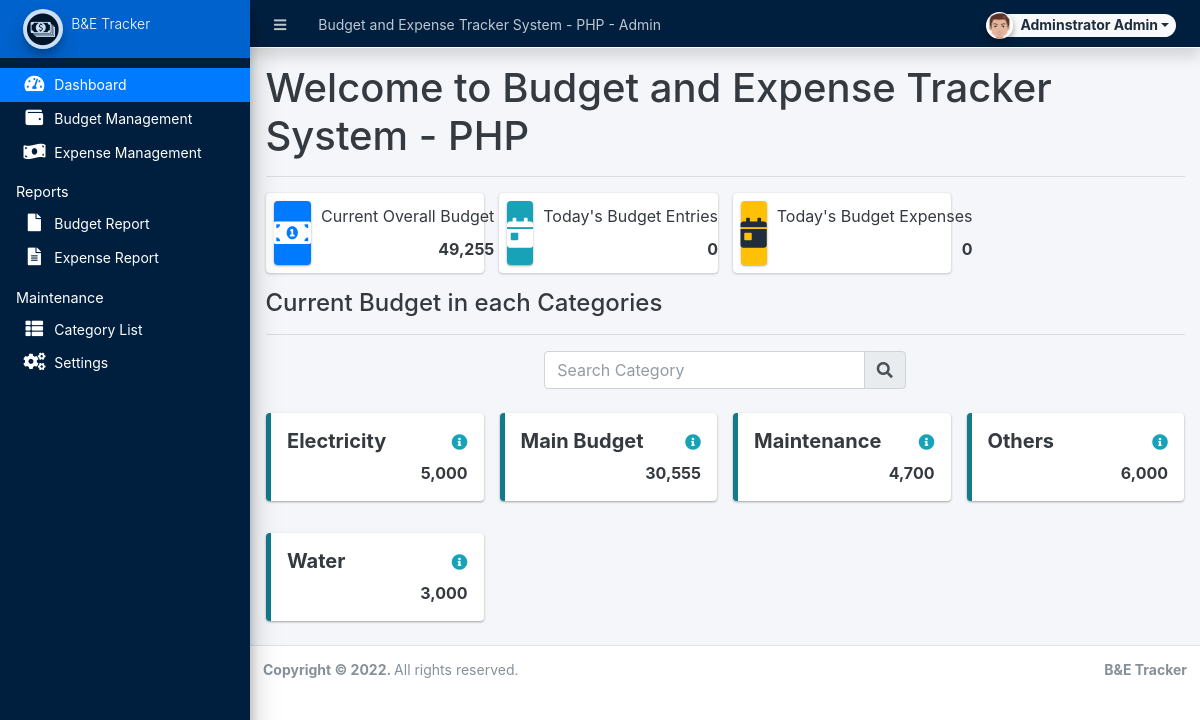
/admin/index.php (signed in), run on the app's committed database.
### tables this page shows
CREATE TABLE `categories` (
  `id` int(30) NOT NULL,
  `category` varchar(250) NOT NULL,
  `description` text DEFAULT NULL,
  `status` tinyint(1) NOT NULL DEFAULT 1,
  `balance` float NOT NULL DEFAULT 0,
  `date_created` datetime NOT NULL DEFAULT current_timestamp(),
  `date_updated` datetime DEFAULT NULL ON UPDATE current_timestamp()
);

### classes/DBConnection.php (called while the page is built, shortened)
<?php
class DBConnection{
    private $host = DB_SERVER;
    private $username = DB_USERNAME;
    private $password = DB_PASSWORD;
    private $database = DB_NAME;
    public $conn;
    public function __construct(){
        if (!isset($this->conn)) {
            $this->conn = new mysqli($this->host, $this->username, $this->password, $this->database);
        }
    }
}
?>

### classes/SystemSettings.php (called while the page is built, shortened)
<?php
class SystemSettings extends DBConnection{
	function info($field=''){
		if(!empty($field)){
			if(isset($_SESSION['system_info'][$field]))
				return $_SESSION['system_info'][$field];
			else
				return false;
		}else{
			return false;
		}
	}
}
$_settings = new SystemSettings();
?>

### admin/home.php (the view, shortened to what this page needs)
<h1>Welcome to <?php echo $_settings->info('name') ?></h1>
<hr>
<div class="row">
          <div class="col-12 col-sm-6 col-md-3">
            <div class="info-box">
              <span class="info-box-icon bg-primary elevation-1"><i class="fas fa-money-bill-alt"></i></span>
              <div class="info-box-content">
                <span class="info-box-text">Current Overall Budget</span>
                <span class="info-box-number text-right">
                  <?php
                    $cur_bul = $conn->query("SELECT sum(balance) as total FROM `categories` where status = 1 ")->fetch_assoc()['total'];
                    echo number_format($cur_bul);
                  ?>
                </span>
              </div>
            </div>
          </div>
          <div class="col-12 col-sm-6 col-md-3">
            <div class="info-box mb-3">
              <span class="info-box-icon bg-info elevation-1"><i class="fas fa-calendar-day"></i></span>
              <div class="info-box-content">
                <span class="info-box-text">Today's Budget Entries</span>
                <span class="info-box-number text-right">
                  <?php
                    $today_budget = $conn->query("SELECT sum(amount) as total FROM `running_balance` where category_id in (SELECT id FROM categories where status =1) and date(date_created) = '".(date("Y-m-d"))."' and balance_type = 1 ")->fetch_assoc()['total'];
                    echo number_format($today_budget);
                  ?>
                </span>
              </div>
            </div>
          </div>
          <div class="col-12 col-sm-6 col-md-3">
            <div class="info-box mb-3">
              <span class="info-box-icon bg-warning elevation-1"><i class="fas fa-calendar-day"></i></span>
              <div class="info-box-content">
                <span class="info-box-text">Today's Budget Expenses</span>
                <span class="info-box-number text-right">
                <?php
                    $today_expense = $conn->query("SELECT sum(amount) as total FROM `running_balance` where category_id in (SELECT id FROM categories where status =1) and date(date_created) = '".(date("Y-m-d"))."' and balance_type = 2 ")->fetch_assoc()['total'];
                    echo number_format($today_expense);
                  ?>
                </span>
              </div>
            </div>
          </div>
        </div>
<div class="row">
  <div class="col-lg-12">
    <h4>Current Budget in each Categories</h4>
    <hr>
  </div>
</div>
<div class="col-md-12 d-flex justify-content-center">
  <div class="input-group mb-3 col-md-5">
    <input type="text" class="form-control" id="search" placeholder="Search Category">
    <div class="input-group-append">
      <span class="input-group-text"><i class="fa fa-search"></i></span>
    </div>
  </div>
</div>
<div class="row row-cols-4 row-cols-sm-1 row-cols-md-4 row-cols-lg-4">
  <?php
  $categories = $conn->query("SELECT * FROM `categories` where status = 1 order by `category` asc ");
    while($row = $categories->fetch_assoc()):
  ?>
  <div class="col p-2 cat-items">
    <div class="callout callout-info">
      <span class="float-right ml-1">
        <button type="button" class="btn btn-secondary info-tooltip" data-toggle="tooltip" data-html="true" title='<?php echo (html_entity_decode($row['description'])) ?>'>
          <span class="fa fa-info-circle text-info"></span>
        </button>
      </span>
      <h5 class="mr-4"><b><?php echo $row['category'] ?></b></h5>
      <div class="d-flex justify-content-end">
        <b><?php echo number_format($row['balance']) ?></b>
      </div>
    </div>
  </div>
  <?php endwhile; ?>
</div>

### admin/home.php (style rules this page uses)
.info-tooltip,.info-tooltip:focus,.info-tooltip:hover { background:unset; border:unset; padding:unset; }

### data on the page
categories: category "Electricity", balance "5,000"
categories: category "Main Budget", balance "30,555"
categories: category "Maintenance", balance "4,700"
categories: category "Others", balance "6,000"
categories: category "Water", balance "3,000"

### other printed values
$_settings->info('name') "Budget and Expense Tracker System - PHP"
$_settings->userdata('firstname').' '.$_settings->userdata('lastname') "Adminstrator Admin"
$_settings->info('short_name') "B&E Tracker"
$cur_bul "49,255"
$today_budget "0"
$today_expense "0"
